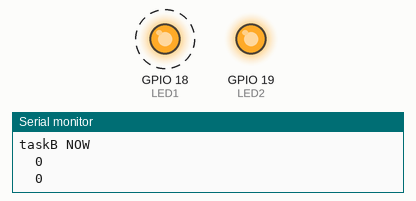
This sketch was run on a simulated ESP32. Parts: output pins drawn as LEDs (lit = HIGH), the last lines printed to the serial monitor. Dashed ring = blinking.

Above: at 0.5 s.
At 2.5 s:
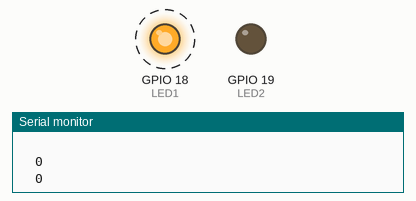
Timing chart, 0 to 5.2 s (numbered marks = the images above):
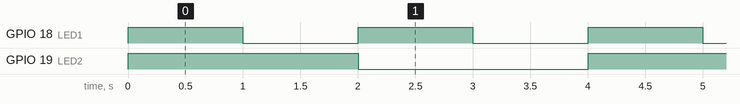

Measured:
- by itself, GPIO 18 (LED1): alternates HIGH for 1.0 s and LOW for 1.0 s
- by itself, GPIO 19 (LED2): alternates HIGH for 2.0 s and LOW for 2.0 s
- by itself, everything shown: repeats every 4.0 s, in 4 steps

The sketch:

ulIdleCycleCount.ino
```cpp
/* Declare a variable that will be incremented by the hook function. */
volatile uint32_t ulIdleCycleCount = 0UL;
/* Idle hook functions MUST be called vApplicationIdleHook(), take no parameters,
and return void. */
void vApplicationIdleHook( void );

void vTaskFunction( void *pvParameters )
{
  char *pcTaskName;
  const TickType_t xDelay250ms = pdMS_TO_TICKS( 250 );
  /* The string to print out is passed in via the parameter.  Cast this to a
  character pointer. */
  pcTaskName = ( char * ) pvParameters;
  /* As per most tasks, this task is implemented in an infinite loop. */
  for( ;; )
  {
    Serial.print(pcTaskName);
   Serial.print("\t");
        Serial.println(ulIdleCycleCount );


    //vPrintStringAndNumber( pcTaskName, ulIdleCycleCount );
    /* Delay for a period of 250 milliseconds. */
    vTaskDelay( xDelay250ms );
  }
}


#define LED1 18
#define LED2 19
//unsigned long runTime;     //宣告變數


void vApplicationIdleHook_a() {
    // 打印空闲任务的状态信息
    Serial.println("Idle task running...\n");
    // 或者使用其他方式记录状态信息
}

void taskA(void *pvParam)
{
   pinMode(LED1, OUTPUT);   // 將接腳設定為輸出模式
   while(1){

    Serial.println("taskA NOW\n ");
    digitalWrite(LED1,!digitalRead(LED1));//切換腳位
    //Serial.println("A NOW is IDLE\n");
    vTaskDelay(pdMS_TO_TICKS(1000)); //delay 250ms
    vApplicationIdleHook_a();
   }
}

void taskB(void *pvParam)
{
   pinMode(LED2, OUTPUT);   // 將接腳設定為輸出模式
   while(1){
    //runTime = millis();

     Serial.println("taskB NOW\n");
    digitalWrite(LED2,!digitalRead(LED2));//切換腳位

    vTaskDelay(2000/portTICK_PERIOD_MS); //delay 500ms
     Serial.println("B Idle task running...\n");
   }
}


void setup() {
  Serial.begin(115200);
  //Serial.println("idle ");
  // put your setup code here, to run once:
  xTaskCreate(taskA,"taskA",1000,NULL,1,NULL);
  xTaskCreate(taskB,"taskB",1000,NULL,1,NULL);
  xTaskCreate(vTaskFunction, "ulIdleCycleCount", 1000, NULL,1, NULL);

  vTaskStartScheduler();
}

void loop() {

  // put your main code here, to run repeatedly:

}
```
